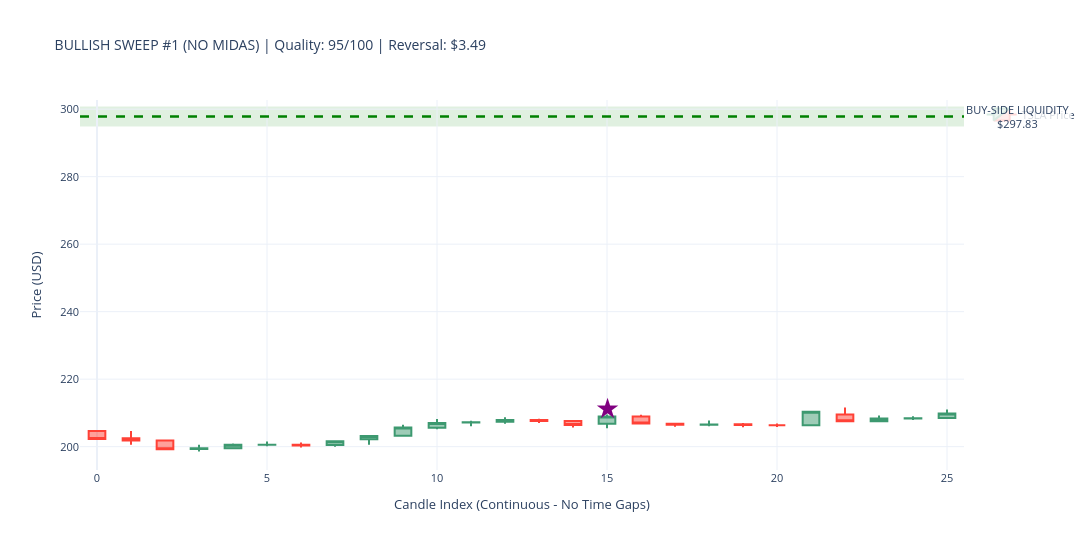
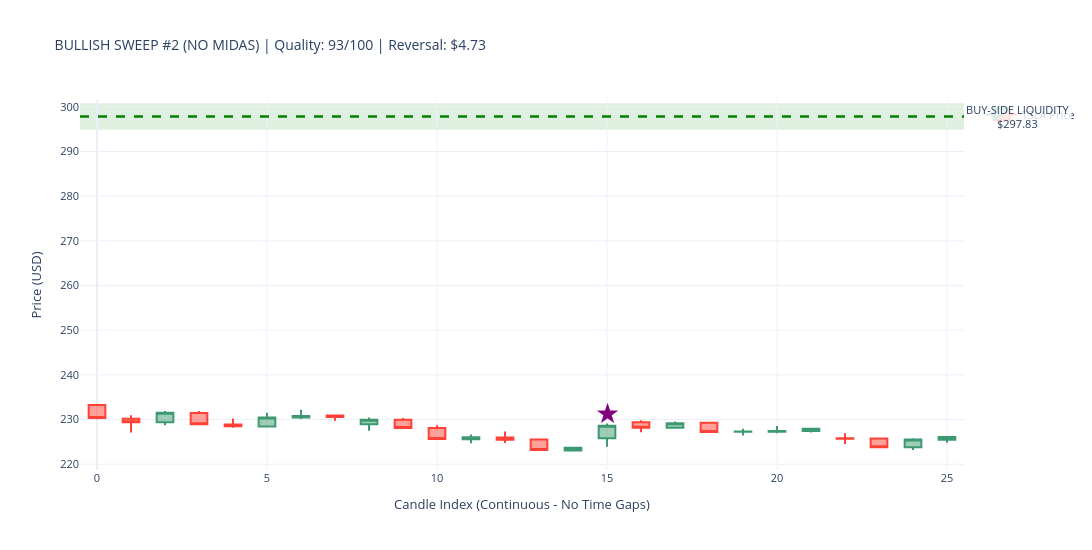
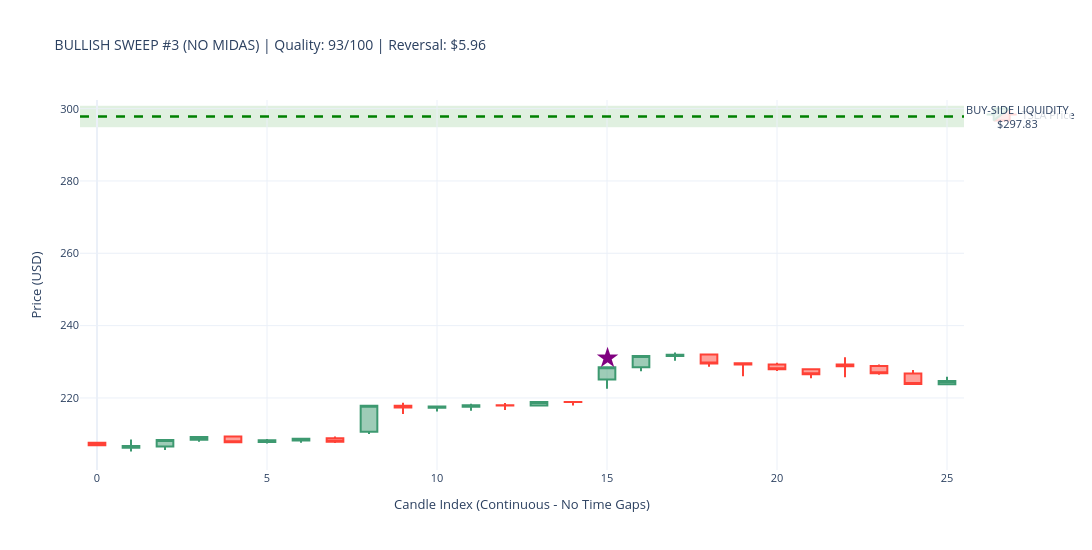
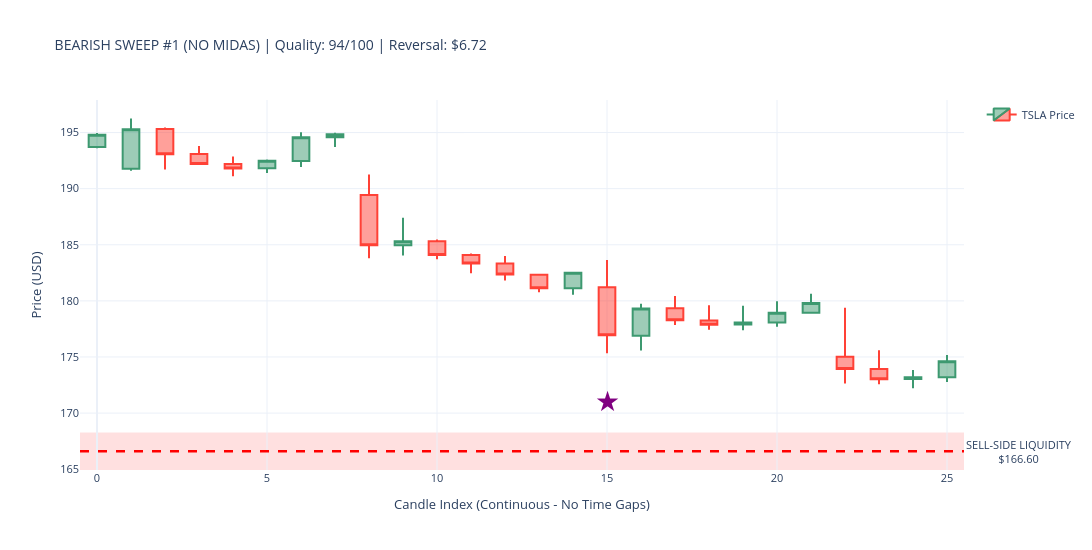

The code cell stored with these charts, in order, in its notebook:
### Code cell
# ---------------------------------------------------------------------------
# SWEEP DETECTION CANDLESTICK VISUALIZATIONS WITH LIQUIDITY ZONES
# ---------------------------------------------------------------------------
# ---------------------------------------------------------------------------
# SAFETY CHECK - Ensure Part 8 has executed
# ---------------------------------------------------------------------------
required_vars = ['zones_df_daily', 'zones_df_hourly', 'sweeps_hourly_no_midas', 'sweeps_hourly_with_midas', 'hourly_data']
missing_vars = [v for v in required_vars if v not in globals()]

if missing_vars:
    print(f"\n⚠ WARNING: Missing variables - {missing_vars}")
    print("Please execute Part 8 (Main Execution) cell first to generate zones and sweeps.")
    print("Skipping visualization...")
else:
    print("\n✓ All required variables present. Proceeding with visualization...")

# Only run visualization if all variables are present
if not missing_vars:

    print("\n" + "=" * 70)
    print("VISUALIZING TOP SWEEPS - CANDLESTICK CHARTS WITH LIQUIDITY ZONES")
    print("=" * 70)

    import plotly.graph_objects as go

    # Use existing hourly_data from earlier analysis
    price_data = hourly_data.copy()
    print(f"\n✓ Analysing hourly data: {len(price_data)} candles")
    print(f"  Date range: {price_data['timestamp'].min().date()} to {price_data['timestamp'].max().date()}")

    # Debug: Check sweeps
    print(f"\nSweep data check:")
    print(f"  NO MIDAS: {len(sweeps_hourly_no_midas)} total sweeps")
    if len(sweeps_hourly_no_midas) > 0:
        print(f"    - Bullish: {(sweeps_hourly_no_midas['sweep_type']=='BULLISH').sum()}")
        print(f"    - Bearish: {(sweeps_hourly_no_midas['sweep_type']=='BEARISH').sum()}")
    
    print(f"  WITH MIDAS: {len(sweeps_hourly_with_midas)} total sweeps")
    if len(sweeps_hourly_with_midas) > 0:
        print(f"    - Bullish: {(sweeps_hourly_with_midas['sweep_type']=='BULLISH').sum()}")
        print(f"    - Bearish: {(sweeps_hourly_with_midas['sweep_type']=='BEARISH').sum()}")

    # Candlestick plotting function with liquidity zones
    def make_candlestick_chart_with_zones(price_df, sweep_timestamp, zone_level, sweep_type, chart_title):
        """
        Create candlestick chart with liquidity zone shading
        Uses arrow/marker notation for sweep detection point
        Plots candles continuously without time gaps
        """
        try:
            # Find closest candle to sweep time
            price_df_copy = price_df.copy()
            price_df_copy['ts_str'] = price_df_copy['timestamp'].astype(str).str[:10]
            sweep_ts_str = pd.to_datetime(sweep_timestamp).strftime('%Y-%m-%d')
        
            matching = price_df_copy[price_df_copy['ts_str'] == sweep_ts_str]
            if len(matching) == 0:
                return None
        
            sweep_idx = matching.index[0]
        
            # Get context: 15 before, 10 after
            # Convert index to position within price_df
            sweep_pos = price_df.index.get_loc(sweep_idx)
        
            # Get context: 15 before, 10 after
            start_pos = max(0, sweep_pos - 15)
            end_pos = min(len(price_df) - 1, sweep_pos + 10)
        
        
            subset = price_df.iloc[start_pos:end_pos+1].copy()
            
            # Create sequential index for continuous plotting (no time gaps)
            subset = subset.reset_index(drop=True)
            subset['candle_idx'] = range(len(subset))
            timestamp_labels = subset['timestamp'].dt.strftime('%Y-%m-%d %H:%M').values
        
            # Create figure with larger size using sequential x-axis
            fig = go.Figure(data=[go.Candlestick(
                x=subset['candle_idx'],
                open=subset['open'],
                high=subset['high'],
                low=subset['low'],
                close=subset['close'],
                name='TSLA Price',
                customdata=timestamp_labels,
                hovertemplate='<b>%{customdata}</b><br>Open: $%{open:.2f}<br>High: $%{high:.2f}<br>Low: $%{low:.2f}<br>Close: $%{close:.2f}<extra></extra>'
            )])
        
            # Add liquidity zone as shaded region
            if sweep_type == 'BULLISH':
                # Buy-side liquidity zone (support)
                fig.add_hrect(
                    y0=zone_level * 0.99,
                    y1=zone_level * 1.01,
                    fillcolor='green',
                    opacity=0.12,
                    layer='below',
                    line_width=0
                )
                zone_color = 'green'
                zone_label = 'BUY-SIDE LIQUIDITY'
            else:
                # Sell-side liquidity zone (resistance)
                fig.add_hrect(
                    y0=zone_level * 0.99,
                    y1=zone_level * 1.01,
                    fillcolor='red',
                    opacity=0.12,
                    layer='below',
                    line_width=0
                )
                zone_color = 'red'
                zone_label = 'SELL-SIDE LIQUIDITY'
        
            # Add zone level line with label
            fig.add_hline(
                y=zone_level,
                line_width=2.5,
                line_dash='dash',
                line_color=zone_color,
                annotation_text=f'{zone_label}<br>${zone_level:.2f}',
                annotation_position='right',
                annotation=dict(font_size=11, bgcolor='rgba(255,255,255,0.8)')
            )
        
            # Add sweep detection point with arrow marker
            sweep_subset_pos = sweep_pos - start_pos
            sweep_x = subset.iloc[sweep_subset_pos]['candle_idx']
            sweep_candle_high = subset.iloc[sweep_subset_pos]['high']
            sweep_candle_low = subset.iloc[sweep_subset_pos]['low']
        
            # Position arrow: buy-side above, sell-side below the candle
            candle_range = sweep_candle_high - sweep_candle_low
            if sweep_type == 'BULLISH':
                # Buy-side: star above the candle
                arrow_y = sweep_candle_high + candle_range * 0.5
                arrow_symbol = '★'
            else:
                # Sell-side: star below the candle
                arrow_y = sweep_candle_low - candle_range * 0.5
                arrow_symbol = '★'
        
            fig.add_annotation(
                x=sweep_x,
                y=arrow_y,
                text=arrow_symbol,
                showarrow=False,
                font=dict(size=28, color='purple'),
                xanchor='center'
            )
        
            fig.update_layout(
                title=dict(text=chart_title, font=dict(size=14)),
                yaxis_title='Price (USD)',
                xaxis_title='Candle Index (Continuous - No Time Gaps)',
                template='plotly_white',
                height=550,
                width=1150,
                hovermode='x unified',
                xaxis_rangeslider_visible=False,
                xaxis=dict(type='linear'),
                showlegend=True,
                font=dict(size=11),
                margin=dict(l=80, r=100, t=100, b=80)
            )
        
            return fig
        
        except Exception as e:
            print(f"      ✗ Error: {e}")
            return None

    # =========================================================================
    # PLOT NO MIDAS SWEEPS WITH LIQUIDITY ZONES
    # =========================================================================
    if len(sweeps_hourly_no_midas) > 0:
        print("\n" + "=" * 70)
        print("NO MIDAS SWEEPS WITH LIQUIDITY ZONES")
        print("=" * 70)
    
        # Get top 3 of each type
        bull_nm = sweeps_hourly_no_midas[sweeps_hourly_no_midas['sweep_type']=='BULLISH'].nlargest(3, 'sweep_quality_score')
        bear_nm = sweeps_hourly_no_midas[sweeps_hourly_no_midas['sweep_type']=='BEARISH'].nlargest(3, 'sweep_quality_score')
    
        print(f"\nBUYING SWEEPS - Targeting Buy-Side Liquidity ({len(bull_nm)}):")
        for i, (idx, row) in enumerate(bull_nm.iterrows(), 1):
            title = f"BULLISH SWEEP #{i} (NO MIDAS) | Quality: {row['sweep_quality_score']:.0f}/100 | Reversal: ${row['reversal_distance']:.2f}"
            print(f"  {i}. {row['timestamp']} - Buy-Side Zone: ${row['zone_level']:.2f}")
            fig = make_candlestick_chart_with_zones(price_data, row['timestamp'], row['zone_level'], 'BULLISH', title)
            if fig:
                fig.show()
            else:
                print(f"      → Could not create chart")
    
        print(f"\nSELLING SWEEPS - Targeting Sell-Side Liquidity ({len(bear_nm)}):")
        for i, (idx, row) in enumerate(bear_nm.iterrows(), 1):
            title = f"BEARISH SWEEP #{i} (NO MIDAS) | Quality: {row['sweep_quality_score']:.0f}/100 | Reversal: ${row['reversal_distance']:.2f}"
            print(f"  {i}. {row['timestamp']} - Sell-Side Zone: ${row['zone_level']:.2f}")
            fig = make_candlestick_chart_with_zones(price_data, row['timestamp'], row['zone_level'], 'BEARISH', title)
            if fig:
                fig.show()
            else:
                print(f"      → Could not create chart")
    else:
        print("\n✗ No sweeps in NO MIDAS dataset")

    # =========================================================================
    # PLOT WITH MIDAS SWEEPS WITH LIQUIDITY ZONES
    # =========================================================================
    if len(sweeps_hourly_with_midas) > 0:
        print("\n" + "=" * 70)
        print("WITH MIDAS SWEEPS WITH LIQUIDITY ZONES")
        print("=" * 70)
    
        # Get top 3 of each type
        bull_wm = sweeps_hourly_with_midas[sweeps_hourly_with_midas['sweep_type']=='BULLISH'].nlargest(3, 'sweep_quality_score')
        bear_wm = sweeps_hourly_with_midas[sweeps_hourly_with_midas['sweep_type']=='BEARISH'].nlargest(3, 'sweep_quality_score')
    
        print(f"\nBUYING SWEEPS - Targeting Buy-Side Liquidity ({len(bull_wm)}):")
        for i, (idx, row) in enumerate(bull_wm.iterrows(), 1):
            title = f"BULLISH SWEEP #{i} (WITH MIDAS) | Quality: {row['sweep_quality_score']:.0f}/100 | Reversal: ${row['reversal_distance']:.2f}"
            print(f"  {i}. {row['timestamp']} - Buy-Side Zone: ${row['zone_level']:.2f}")
            fig = make_candlestick_chart_with_zones(price_data, row['timestamp'], row['zone_level'], 'BULLISH', title)
            if fig:
                fig.show()
            else:
                print(f"      → Could not create chart")
    
        print(f"\nSELLING SWEEPS - Targeting Sell-Side Liquidity ({len(bear_wm)}):")
        for i, (idx, row) in enumerate(bear_wm.iterrows(), 1):
            title = f"BEARISH SWEEP #{i} (WITH MIDAS) | Quality: {row['sweep_quality_score']:.0f}/100 | Reversal: ${row['reversal_distance']:.2f}"
            print(f"  {i}. {row['timestamp']} - Sell-Side Zone: ${row['zone_level']:.2f}")
            fig = make_candlestick_chart_with_zones(price_data, row['timestamp'], row['zone_level'], 'BEARISH', title)
            if fig:
                fig.show()
            else:
                print(f"      → Could not create chart")
    else:
        print("\n✗ No sweeps in WITH MIDAS dataset")

    print("\n" + "=" * 70)
    print("✓ LIQUIDITY ZONE SWEEP VISUALIZATION COMPLETE")
    print("=" * 70)
    print("\nVISUAL LEGEND:")
    print("  🟢 GREEN SHADED ZONE: Buy-Side Liquidity (Support)")
    print("  🔴 RED SHADED ZONE: Sell-Side Liquidity (Resistance)")
    print("  ★ Star: Sweep Detection Point")
    print("  - - DASHED LINE: Liquidity Zone Level")

### Figure 1 — Plotly figure (JSON) as saved in the notebook; plotly's stock layout.template omitted (floating-point values rounded to 4 significant figures)
{"data": [{"close": [202.3, 201.8, 199.3, 199.6, 200.6, 200.6, 200.3, 201.6, 203.2, 205.7, 207.0, 207.2, 207.9, 207.6, 206.4, 208.9, 206.9, 206.5, 206.6, 206.4, 206.3, 210.3, 207.5, 208.3, 208.4, 209.8], "customdata": ["2021-05-24 15:30", "2021-05-25 09:30", "2021-05-25 10:30", "2021-05-25 11:30", "2021-05-25 12:30", "2021-05-25 13:30", "2021-05-25 14:30", "2021-05-25 15:30", "2021-05-26 09:30", "2021-05-26 10:30", "2021-05-26 11:30", "2021-05-26 12:30", "2021-05-26 13:30", "2021-05-26 14:30", "2021-05-26 15:30", "2021-05-27 09:30", "2021-05-27 10:30", "2021-05-27 11:30", "2021-05-27 12:30", "2021-05-27 13:30", "2021-05-27 14:30", "2021-05-27 15:30", "2021-05-28 09:30", "2021-05-28 10:30", "2021-05-28 11:30", "2021-05-28 12:30"], "high": [204.8, 204.7, 202.0, 200.6, 200.9, 201.5, 201.3, 201.7, 203.3, 206.5, 208.2, 207.7, 208.7, 208.3, 207.8, 209.6, 209.4, 206.9, 207.8, 207.0, 206.8, 210.4, 211.6, 209.2, 209.0, 211.0], "hovertemplate": "<b>%{customdata}</b><br>Open: $%{open:.2f}<br>High: $%{high:.2f}<br>Low: $%{low:.2f}<br>Close: $%{close:.2f}<extra></extra>", "low": [202.1, 200.6, 199.0, 198.6, 199.4, 200.2, 199.8, 200.0, 200.6, 203.1, 205.1, 206.1, 206.8, 207.0, 205.7, 205.4, 206.8, 205.9, 206.1, 205.7, 205.8, 206.1, 207.5, 207.5, 207.9, 208.3], "name": "TSLA Price", "open": [204.6, 202.5, 201.8, 199.3, 199.5, 200.5, 200.6, 200.5, 202.2, 203.3, 205.6, 207.2, 207.4, 207.9, 207.6, 206.8, 208.9, 206.8, 206.5, 206.7, 206.3, 206.4, 209.5, 207.5, 208.4, 208.5], "type": "candlestick", "x": [0, 1, 2, 3, 4, 5, 6, 7, 8, 9, 10, 11, 12, 13, 14, 15, 16, 17, 18, 19, 20, 21, 22, 23, 24, 25]}], "layout": {"annotations": [{"bgcolor": "rgba(255,255,255,0.8)", "font": {"size": 11}, "showarrow": false, "text": "BUY-SIDE LIQUIDITY<br>$297.83", "x": 1, "xanchor": "left", "xref": "x domain", "y": 297.8, "yanchor": "middle", "yref": "y"}, {"font": {"color": "purple", "size": 28}, "showarrow": false, "text": "★", "x": 15, "xanchor": "center", "y": 211.6}], "font": {"size": 11}, "height": 550, "hovermode": "x unified", "margin": {"b": 80, "l": 80, "r": 100, "t": 100}, "shapes": [{"fillcolor": "green", "layer": "below", "line": {"width": 0}, "opacity": 0.12, "type": "rect", "x0": 0, "x1": 1, "xref": "x domain", "y0": 294.9, "y1": 300.8, "yref": "y"}, {"line": {"color": "green", "dash": "dash", "width": 2.5}, "type": "line", "x0": 0, "x1": 1, "xref": "x domain", "y0": 297.8, "y1": 297.8, "yref": "y"}], "showlegend": true, "title": {"font": {"size": 14}, "text": "BULLISH SWEEP #1 (NO MIDAS) | Quality: 95/100 | Reversal: $3.49"}, "width": 1150, "xaxis": {"rangeslider": {"visible": false}, "title": {"text": "Candle Index (Continuous - No Time Gaps)"}, "type": "linear"}, "yaxis": {"title": {"text": "Price (USD)"}}}}

### Figure 2 — Plotly figure (JSON) as saved in the notebook; plotly's stock layout.template omitted (floating-point values rounded to 4 significant figures)
{"data": [{"close": [230.3, 229.4, 231.5, 228.9, 228.5, 230.4, 230.8, 230.5, 229.9, 228.1, 225.6, 226.0, 225.5, 223.2, 223.7, 228.6, 228.2, 229.2, 227.2, 227.3, 227.4, 227.9, 225.7, 223.8, 225.5, 226.1], "customdata": ["2021-04-05 15:30", "2021-04-06 09:30", "2021-04-06 10:30", "2021-04-06 11:30", "2021-04-06 12:30", "2021-04-06 13:30", "2021-04-06 14:30", "2021-04-06 15:30", "2021-04-07 09:30", "2021-04-07 10:30", "2021-04-07 11:30", "2021-04-07 12:30", "2021-04-07 13:30", "2021-04-07 14:30", "2021-04-07 15:30", "2021-04-08 09:30", "2021-04-08 10:30", "2021-04-08 11:30", "2021-04-08 12:30", "2021-04-08 13:30", "2021-04-08 14:30", "2021-04-08 15:30", "2021-04-09 09:30", "2021-04-09 10:30", "2021-04-09 11:30", "2021-04-09 12:30"], "high": [233.3, 230.9, 231.9, 231.9, 230.2, 231.5, 232.2, 231.0, 230.5, 230.3, 228.7, 226.6, 227.3, 225.8, 223.9, 229.1, 229.8, 229.6, 229.3, 228.0, 228.5, 228.2, 226.9, 225.9, 225.8, 226.3], "hovertemplate": "<b>%{customdata}</b><br>Open: $%{open:.2f}<br>High: $%{high:.2f}<br>Low: $%{low:.2f}<br>Close: $%{close:.2f}<extra></extra>", "low": [230.0, 227.1, 228.7, 228.9, 228.2, 228.3, 230.1, 229.7, 227.5, 228.1, 225.4, 224.7, 224.8, 223.0, 222.8, 223.9, 227.2, 228.0, 227.1, 226.4, 226.9, 227.1, 224.5, 223.7, 223.2, 224.8], "name": "TSLA Price", "open": [233.2, 230.2, 229.4, 231.5, 228.9, 228.4, 230.4, 230.9, 229.0, 229.9, 228.1, 225.6, 226.0, 225.5, 223.1, 225.8, 229.4, 228.2, 229.3, 227.2, 227.3, 227.4, 225.8, 225.7, 223.8, 225.5], "type": "candlestick", "x": [0, 1, 2, 3, 4, 5, 6, 7, 8, 9, 10, 11, 12, 13, 14, 15, 16, 17, 18, 19, 20, 21, 22, 23, 24, 25]}], "layout": {"annotations": [{"bgcolor": "rgba(255,255,255,0.8)", "font": {"size": 11}, "showarrow": false, "text": "BUY-SIDE LIQUIDITY<br>$297.83", "x": 1, "xanchor": "left", "xref": "x domain", "y": 297.8, "yanchor": "middle", "yref": "y"}, {"font": {"color": "purple", "size": 28}, "showarrow": false, "text": "★", "x": 15, "xanchor": "center", "y": 231.7}], "font": {"size": 11}, "height": 550, "hovermode": "x unified", "margin": {"b": 80, "l": 80, "r": 100, "t": 100}, "shapes": [{"fillcolor": "green", "layer": "below", "line": {"width": 0}, "opacity": 0.12, "type": "rect", "x0": 0, "x1": 1, "xref": "x domain", "y0": 294.9, "y1": 300.8, "yref": "y"}, {"line": {"color": "green", "dash": "dash", "width": 2.5}, "type": "line", "x0": 0, "x1": 1, "xref": "x domain", "y0": 297.8, "y1": 297.8, "yref": "y"}], "showlegend": true, "title": {"font": {"size": 14}, "text": "BULLISH SWEEP #2 (NO MIDAS) | Quality: 93/100 | Reversal: $4.73"}, "width": 1150, "xaxis": {"rangeslider": {"visible": false}, "title": {"text": "Candle Index (Continuous - No Time Gaps)"}, "type": "linear"}, "yaxis": {"title": {"text": "Price (USD)"}}}}

### Figure 3 — Plotly figure (JSON) as saved in the notebook; plotly's stock layout.template omitted (floating-point values rounded to 4 significant figures)
{"data": [{"close": [206.9, 206.7, 208.4, 209.2, 207.8, 208.3, 208.7, 207.9, 217.8, 217.4, 217.7, 218.0, 217.9, 218.9, 218.9, 228.5, 231.6, 232.0, 229.6, 229.3, 228.0, 226.6, 228.8, 226.8, 223.8, 224.7], "customdata": ["2021-06-21 15:30", "2021-06-22 09:30", "2021-06-22 10:30", "2021-06-22 11:30", "2021-06-22 12:30", "2021-06-22 13:30", "2021-06-22 14:30", "2021-06-22 15:30", "2021-06-23 09:30", "2021-06-23 10:30", "2021-06-23 11:30", "2021-06-23 12:30", "2021-06-23 13:30", "2021-06-23 14:30", "2021-06-23 15:30", "2021-06-24 09:30", "2021-06-24 10:30", "2021-06-24 11:30", "2021-06-24 12:30", "2021-06-24 13:30", "2021-06-24 14:30", "2021-06-24 15:30", "2021-06-25 09:30", "2021-06-25 10:30", "2021-06-25 11:30", "2021-06-25 12:30"], "high": [207.8, 208.5, 208.4, 209.3, 209.5, 208.7, 208.9, 209.3, 218.2, 218.7, 217.9, 218.4, 218.6, 219.0, 219.1, 228.5, 231.6, 232.5, 232.3, 229.6, 229.7, 228.2, 231.3, 229.3, 227.7, 225.9], "hovertemplate": "<b>%{customdata}</b><br>Open: $%{open:.2f}<br>High: $%{high:.2f}<br>Low: $%{low:.2f}<br>Close: $%{close:.2f}<extra></extra>", "low": [206.7, 205.2, 205.6, 207.9, 207.6, 207.4, 207.6, 207.5, 210.0, 215.6, 216.2, 216.4, 216.7, 217.6, 217.9, 222.5, 227.4, 230.3, 228.6, 226.0, 227.4, 225.4, 225.7, 226.4, 223.8, 223.8], "name": "TSLA Price", "open": [207.6, 206.2, 206.6, 208.4, 209.3, 207.8, 208.2, 208.8, 210.7, 217.8, 217.3, 217.6, 218.0, 217.9, 218.9, 225.1, 228.5, 231.6, 232.0, 229.6, 229.3, 228.0, 229.3, 228.8, 226.8, 223.8], "type": "candlestick", "x": [0, 1, 2, 3, 4, 5, 6, 7, 8, 9, 10, 11, 12, 13, 14, 15, 16, 17, 18, 19, 20, 21, 22, 23, 24, 25]}], "layout": {"annotations": [{"bgcolor": "rgba(255,255,255,0.8)", "font": {"size": 11}, "showarrow": false, "text": "BUY-SIDE LIQUIDITY<br>$297.83", "x": 1, "xanchor": "left", "xref": "x domain", "y": 297.8, "yanchor": "middle", "yref": "y"}, {"font": {"color": "purple", "size": 28}, "showarrow": false, "text": "★", "x": 15, "xanchor": "center", "y": 231.5}], "font": {"size": 11}, "height": 550, "hovermode": "x unified", "margin": {"b": 80, "l": 80, "r": 100, "t": 100}, "shapes": [{"fillcolor": "green", "layer": "below", "line": {"width": 0}, "opacity": 0.12, "type": "rect", "x0": 0, "x1": 1, "xref": "x domain", "y0": 294.9, "y1": 300.8, "yref": "y"}, {"line": {"color": "green", "dash": "dash", "width": 2.5}, "type": "line", "x0": 0, "x1": 1, "xref": "x domain", "y0": 297.8, "y1": 297.8, "yref": "y"}], "showlegend": true, "title": {"font": {"size": 14}, "text": "BULLISH SWEEP #3 (NO MIDAS) | Quality: 93/100 | Reversal: $5.96"}, "width": 1150, "xaxis": {"rangeslider": {"visible": false}, "title": {"text": "Candle Index (Continuous - No Time Gaps)"}, "type": "linear"}, "yaxis": {"title": {"text": "Price (USD)"}}}}

### Figure 4 — Plotly figure (JSON) as saved in the notebook; plotly's stock layout.template omitted (floating-point values rounded to 4 significant figures)
{"data": [{"close": [194.8, 195.3, 193.1, 192.2, 191.8, 192.5, 194.6, 194.8, 185.0, 185.3, 184.1, 183.3, 182.3, 181.1, 182.5, 176.9, 179.3, 178.3, 177.9, 178.1, 178.9, 179.8, 173.9, 173.0, 173.2, 174.6], "customdata": ["2022-12-01 15:30", "2022-12-02 09:30", "2022-12-02 10:30", "2022-12-02 11:30", "2022-12-02 12:30", "2022-12-02 13:30", "2022-12-02 14:30", "2022-12-02 15:30", "2022-12-05 09:30", "2022-12-05 10:30", "2022-12-05 11:30", "2022-12-05 12:30", "2022-12-05 13:30", "2022-12-05 14:30", "2022-12-05 15:30", "2022-12-06 09:30", "2022-12-06 10:30", "2022-12-06 11:30", "2022-12-06 12:30", "2022-12-06 13:30", "2022-12-06 14:30", "2022-12-06 15:30", "2022-12-07 09:30", "2022-12-07 10:30", "2022-12-07 11:30", "2022-12-07 12:30"], "high": [195.0, 196.2, 195.4, 193.8, 192.9, 192.6, 195.0, 195.0, 191.3, 187.4, 185.5, 184.2, 184.0, 182.3, 182.6, 183.7, 179.8, 180.4, 179.6, 179.6, 180.0, 180.6, 179.4, 175.6, 173.8, 175.2], "hovertemplate": "<b>%{customdata}</b><br>Open: $%{open:.2f}<br>High: $%{high:.2f}<br>Low: $%{low:.2f}<br>Close: $%{close:.2f}<extra></extra>", "low": [193.6, 191.6, 191.7, 192.2, 191.1, 191.4, 191.9, 193.7, 183.8, 184.0, 183.7, 182.4, 181.8, 180.8, 180.6, 175.3, 175.6, 177.9, 177.4, 177.4, 177.7, 178.9, 172.6, 172.6, 172.2, 172.8], "name": "TSLA Price", "open": [193.7, 191.8, 195.3, 193.1, 192.2, 191.8, 192.5, 194.6, 189.4, 185.0, 185.3, 184.1, 183.3, 182.3, 181.1, 181.2, 176.9, 179.3, 178.2, 177.9, 178.1, 178.9, 175.0, 173.9, 173.0, 173.2], "type": "candlestick", "x": [0, 1, 2, 3, 4, 5, 6, 7, 8, 9, 10, 11, 12, 13, 14, 15, 16, 17, 18, 19, 20, 21, 22, 23, 24, 25]}], "layout": {"annotations": [{"bgcolor": "rgba(255,255,255,0.8)", "font": {"size": 11}, "showarrow": false, "text": "SELL-SIDE LIQUIDITY<br>$166.60", "x": 1, "xanchor": "left", "xref": "x domain", "y": 166.6, "yanchor": "middle", "yref": "y"}, {"font": {"color": "purple", "size": 28}, "showarrow": false, "text": "★", "x": 15, "xanchor": "center", "y": 171.2}], "font": {"size": 11}, "height": 550, "hovermode": "x unified", "margin": {"b": 80, "l": 80, "r": 100, "t": 100}, "shapes": [{"fillcolor": "red", "layer": "below", "line": {"width": 0}, "opacity": 0.12, "type": "rect", "x0": 0, "x1": 1, "xref": "x domain", "y0": 164.9, "y1": 168.3, "yref": "y"}, {"line": {"color": "red", "dash": "dash", "width": 2.5}, "type": "line", "x0": 0, "x1": 1, "xref": "x domain", "y0": 166.6, "y1": 166.6, "yref": "y"}], "showlegend": true, "title": {"font": {"size": 14}, "text": "BEARISH SWEEP #1 (NO MIDAS) | Quality: 94/100 | Reversal: $6.72"}, "width": 1150, "xaxis": {"rangeslider": {"visible": false}, "title": {"text": "Candle Index (Continuous - No Time Gaps)"}, "type": "linear"}, "yaxis": {"title": {"text": "Price (USD)"}}}}
